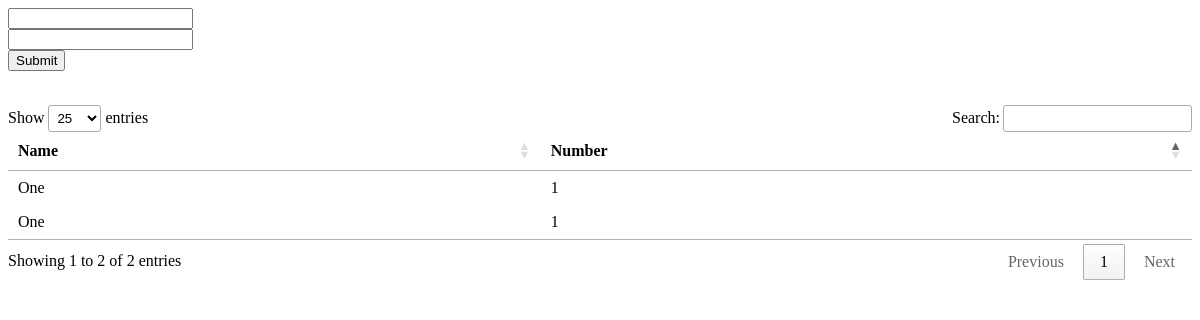
Page /add/ on the earlier database version.
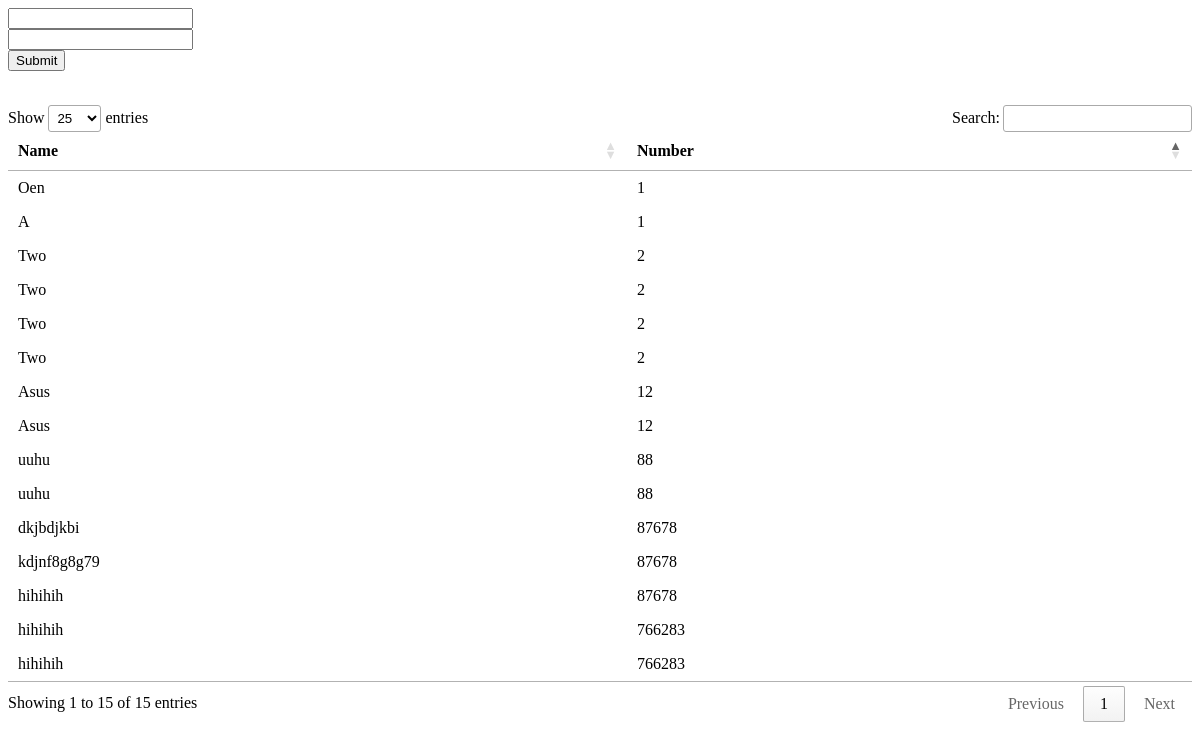
Same page on the later database version.
### js/models.py (models this page shows, shortened)
class Data(models.Model):
    name = models.CharField(max_length=100)
    number = models.PositiveIntegerField()

### js/views.py (the view)
# urls.py: url(r'^add/', add, name="add"),
def add(request):
    data = Data.objects.all()
    data_json =serializers.serialize('json',data)
    data_dumps = json.dumps(data_json)
    if request.method == 'POST':
        form = TableForm(request.POST)
        if form.is_valid():
            form.save()
            return HttpResponse(data_json, content_type="application/json")
    else:
        form = TableForm()
    return render(request, 'js/add.html', {'form':form, 'data':data})

### js/forms.py
class TableForm(forms.ModelForm):
    class Meta:
        model = Data
        fields = [
            'name',
            'number',
        ]

### templates/js/add.html
{% extends 'base.html' %}
{% block content %}
    <form action="" method="post" id="myform">
        {% csrf_token%}
        <input type="text" name="name" id="name" /><br/>
        <input type="number" name="number" id="number" /><br/>
        <input type="submit" value="Submit" />
    </form>
<br/>
<table id="myTable" class="table" data-order='[[ 1, "asc" ]]' data-page-length='25'>
        <thead>
            <tr>
                <th>
                    Name
                </th>
                <th>
                    Number
                </th>
            </tr>
        </thead>
        <tbody>
            {% for d in data %}
                <tr>
                    <td>
                        {{d.name}}
                    </td>
                    <td>
                        {{d.number}}
                    </td>
                </tr>
            {% endfor %}
        </tbody>
    </table>
{% endblock %}

Differences in the rows shown:
removed Data: name "One", number "1"
removed Data: name "One", number "1"
added Data: name "Two", number "2"
added Data: name "Oen", number "1"
added Data: name "Two", number "2"
added Data: name "dkjbdjkbi", number "87678"
added Data: name "kdjnf8g8g79", number "87678"
added Data: name "hihihih", number "87678"
added Data: name "hihihih", number "766283"
added Data: name "hihihih", number "766283"
added Data: name "A", number "1"
added Data: name "uuhu", number "88"
added Data: name "uuhu", number "88"
added Data: name "Asus", number "12"
added Data: name "Asus", number "12"
added Data: name "Two", number "2"
added Data: name "Two", number "2"
Other differences:
text written by a page script: "Show entries Search: Showing 1 to 2 of 2 entries Previous 1 Next" → "Show entries Search: Showing 1 to 15 of 15 entries Previous 1 Next"
